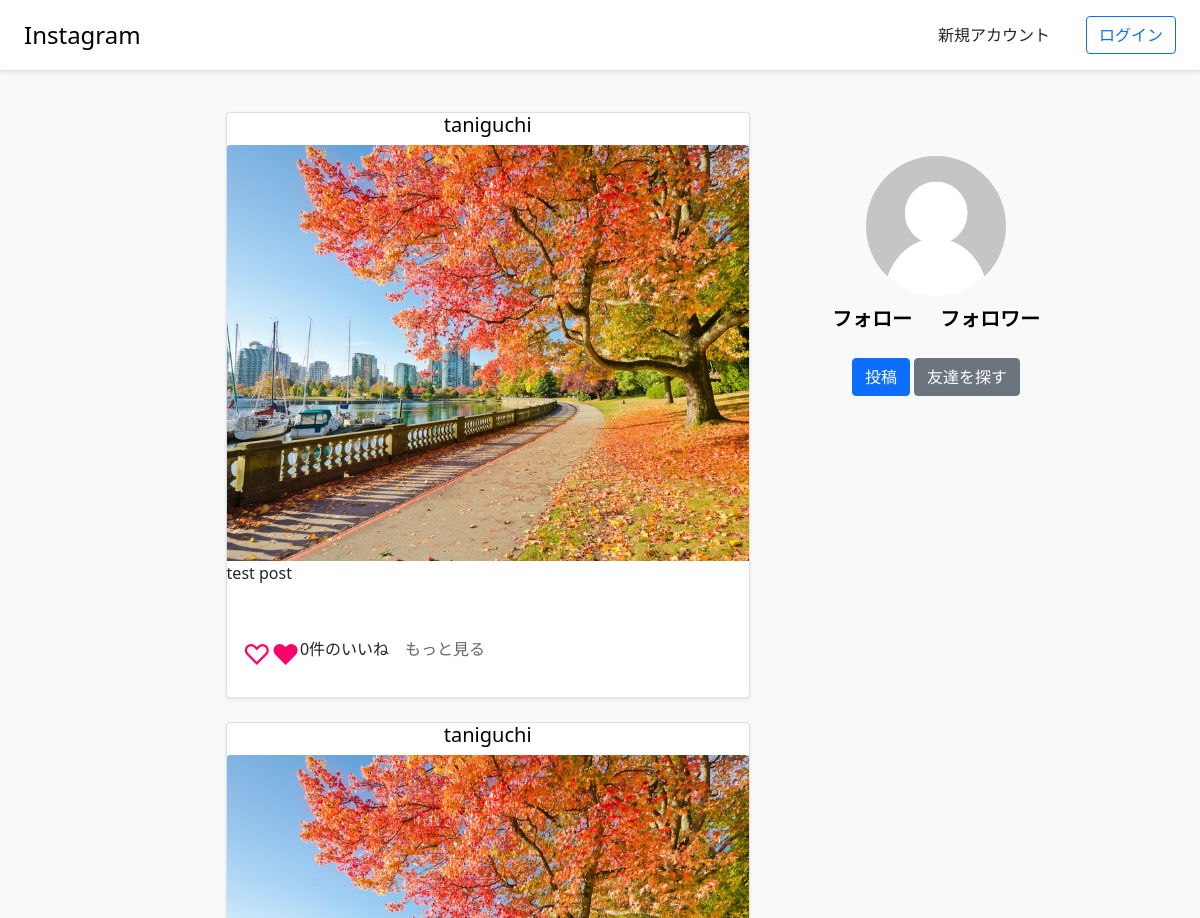
/instagram/ (upper part), run on an earlier commit of the app's database.
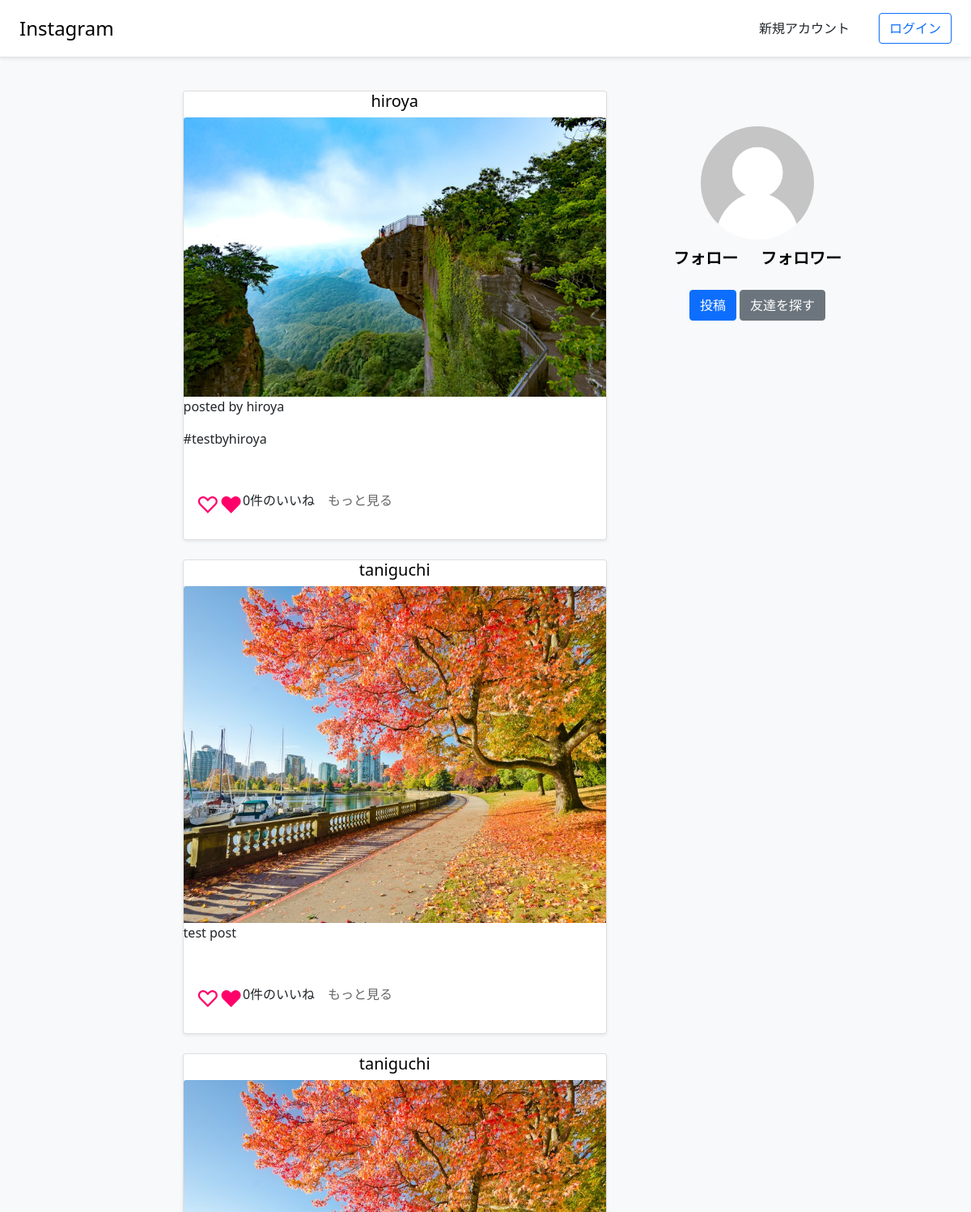
And on a later commit of the database.
### instagram/models.py (models this page shows)
class Posts(models.Model):
    text = models.TextField(max_length=200, null=True, blank=True)
    image = models.ImageField(upload_to='images/')
    tag = models.CharField(max_length=100, null=True, blank=True)
    post_date = models.DateTimeField(default=timezone.now(), null=True, blank=True)
    author = models.ForeignKey(User, on_delete=models.CASCADE)
    like_count = models.IntegerField(default=0)
    class Meta:
        verbose_name = 'Post'

### users/models.py (models this page shows, shortened)
class User(AbstractBaseUser, PermissionsMixin):
    username_validator = UnicodeUsernameValidator()
    username = models.CharField(
        _('username'),
        max_length=150,
        unique=True,
        help_text=_('Required. 150 characters or fewer. Letters, digits and @/./+/-/_ only.'),
        validators=[username_validator],
        error_messages={
            'unique': _("A user with that username already exists."),
        },
    )
    first_name = models.CharField(_('first name'), max_length=30, blank=True)
    last_name = models.CharField(_('last name'), max_length=150, blank=True)
    email = models.EmailField(_('email address'), blank=True)
    is_staff = models.BooleanField(
        _('staff status'),
        default=False,
        help_text=_('Designates whether the user can log into this admin site.'),
    )
    is_active = models.BooleanField(
        _('active'),
        default=True,
        help_text=_(
            'Designates whether this user should be treated as active. '
            'Unselect this instead of deleting accounts.'
        ),
    )
    date_joined = models.DateTimeField(_('date joined'), default=timezone.now)
    name = models.CharField(max_length=100, blank=True)
    text = models.CharField(max_length=300, blank=True)
    user_image = models.ImageField(upload_to='images/', null=True, blank=True)
    objects = UserManager()
    EMAIL_FIELD = 'email'
    USERNAME_FIELD = 'username'
    REQUIRED_FIELDS = ['email']
    class Meta:
        verbose_name = _('user')
        verbose_name_plural = _('users')

### instagram/views.py (the view)
# urls.py: path('', views.HomeView.as_view(), name='home'),
class HomeView(ListView):
    template_name = 'home.html'
    queryset = Posts
    def get_queryset(self):
        queryset = super().get_queryset()
        queryset = queryset.objects.order_by('-post_date')
        return queryset
    def get_context_data(self, **kwargs):
        context = super().get_context_data(**kwargs)
        context['user'] = self.request.user
        return context

### templates/home.html (shortened to what this page needs)
{% extends 'base.html' %}
{% load static %}
{% block content %}
  <section class="jumbotron text-center home-profile">
    <div class="container">
      {% if user.image %}
      <a href=""><img  class="top-image-of-user" src="{{ MEDIA_URL }}{{ user.image }}" alt=""></a>
      {% else %}
      <a href=""><img  class="top-image-of-user" src="{{ MEDIA_URL }}images/default-user-image.png" alt=""></a>
      {% endif %}
      <p class="ff-layout">
        <a href="" class="following">フォロー</a>
        <a href="" class="following">フォロワー</a>
      </p>
      <p>
        <a href="{% url 'instagram:post' %}" class="btn btn-primary my-2">投稿</a>
        <a href="" class="btn btn-secondary my-2">友達を探す</a>
      </p>
    </div>
    </section>
  <div class="all-posts-area">
    {% if object_list %}
    {% for post in object_list %}
    <div class="posts-area">
      <div class="card post-card mb-4 shadow-sm">
        <h5 class="post-username"><a href="{% url 'instagram:user_profile' pk=post.author.pk %}" class="post-username-a">{{ post.author }}</a></h5>
        <div>
          <img  src="{{ MEDIA_URL }}{{ post.image }}" class="post-image bd-placeholder-img card-img-top" >
          {% if post.text %}
          <p>{{ post.text }}</p>
          {% endif %}
          {% if post.tag%}
          <p>{{ post.tag }}</p>
          {% endif %}
        </div>
        <div class="card-body">
          <div class="d-flex justify-content-between align-items-center">
            <div class="btn-group">
                <a href="{% url 'instagram:like_post' pk=post.pk %}" style="text-decoration: none;"><span class="like-button">&#9825;</span></a>
                <a href="{% url 'instagram:like_post' pk=post.pk %}" style="text-decoration: none;"><span class="like-button">&hearts;</span></a>
                <p class="good-count">{{ post.like_count }}件のいいね</p>
              <a href="" class="see-more">もっと見る</a>
            </div>
          </div>
        </div>
      </div>
    </div>
    {% endfor %}
    {% else %}
    <p>投稿はありません</p>
    {% endif %}
  </div>
  {% endblock content %}

### templates/base.html (shortened to what this page needs)
{% load static %}
<!doctype html>
<html lang="en">
  <head>
    <link href="/docs/4.2/dist/css/bootstrap.min.css" rel="stylesheet">
    <link rel="stylesheet" href="https://stackpath.bootstrapcdn.com/bootstrap/4.3.1/css/bootstrap.min.css">
    <link href="https://cdn.jsdelivr.net/npm/bootstrap@5.0.0-beta2/dist/css/bootstrap.min.css" rel="stylesheet">
    <link rel="stylesheet" href="{% static 'css/style.css' %}">
  </head>
  <body>
    <header>
      <div class="header">
        <div class="d-flex flex-column flex-md-row align-items-center p-3 px-md-4 mb-3 bg-white border-bottom shadow-sm">
          <h4 class="my-0 mr-md-auto font-weight-normal"><a href="{% url 'instagram:home' %}" class="title-of-app">Instagram</a></h4>
          <nav class="my-2 my-md-0 mr-md-3">
            <a class="p-2 text-dark" style="text-decoration: none;" href="{% url 'users:signup' %}">新規アカウント</a>
          </nav>
          {% if user.is_authenticated %}
          <a class="btn btn-outline-primary " style="margin-left: 12px;" href="{% url 'users:logout' %}">ログアウト</a>
          {% else %}
            <a class="btn btn-outline-primary " style="margin-left: 12px;" href="{% url 'users:login' %}">ログイン</a>
          {% endif %}
        </div>
      </div>
    </header>
<main role="main">
  <div class="album py-5 bg-light">
    <div class="container">
      <div class="row">
        {% block content %}
        {% endblock content %}
      </div>
    </div>
  </div>
</main>
      </body>
</html>

### static/css/style.css (style rules this page uses)
html { font-size: 14px; }
@media (min-width: 768px) { html { font-size: 16px; } }
.container { max-width: 960px; }
.jumbotron { padding-top: 3rem; padding-bottom: 3rem; margin-bottom: 0; background-color: #fff; }
.jumbotron p:last-child { margin-bottom: 0; }
.jumbotron .container { max-width: 40rem; }
.header { z-index: 1; position: fixed; left: 0; top: 0; width: 100%; }
.title-of-app { text-decoration: none; color: black; }
.top-image-of-user { width: 140px; height: 140px; border-radius: 50%; }
.post-username { font-weight: lighter; text-align: center; }
.post-username-a { text-decoration: none; color: black; }
.see-more { text-decoration: none; color: #666; line-height: 32px; margin-left: 16px; }
.following { margin: 12px; font-size: 20px; font-weight: bold; text-align: center; text-decoration: none; color: black; }
.post-card { width: 94%; margin: 6px auto; }
.post-image { width: 100%; }
@media (min-width: 768px) { .jumbotron { padding-top: 6rem; padding-bottom: 3rem; } }
@media (min-width: 768px) { .all-posts-area { margin-top: 64px; } }
@media (min-width: 768px) { .posts-area { width: 56%; margin-top: 0; margin-left: 10%; } }
@media (min-width: 768px) { .home-profile { width: 32%; position: fixed; top: 60px; right: 6%; background-color: #f8f9fa!important; } }
@media (min-width: 768px) { .post-card { width: 100%; margin: 0; } }
@media (min-width: 768px) { .post-image { width: 100%; } }
.like-button { color: rgb(255, 0, 106); font-size: 28px; }
.good-count { font-size: 16px; line-height: 32px; }

What changed in the data, as far as the page shows it:
added Posts: author "hiroya", image (picture), text "posted by hiroya", tag "#testbyhiroya", like_count "0"
